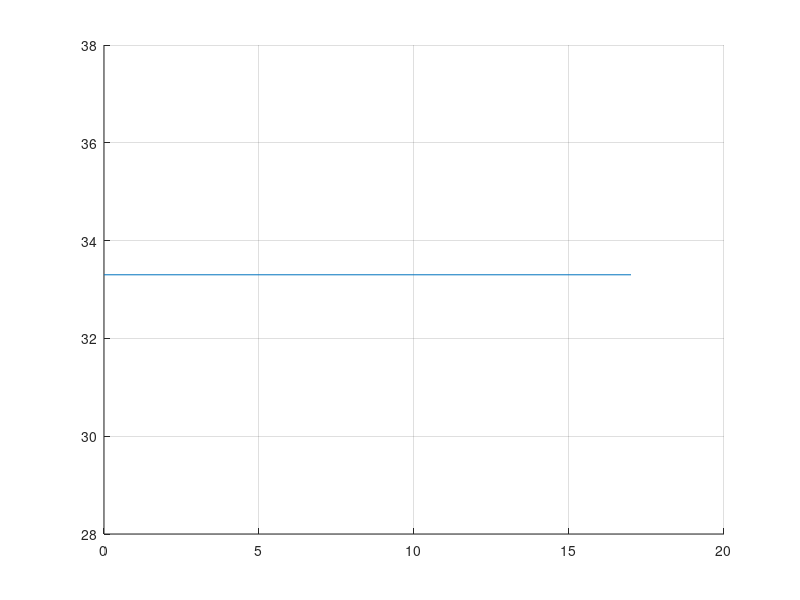

MATLAB code for this plot: (Note: this script raises an error after producing the figure.)
load SimulationResults.csv


%FIGURE 1 : TM1
%MAX load VS NUMBER OF SDN Nodes
%TMC - HDF
figure
hold on
grid on

x = SimulationResults(1:18, 3);
y = zeros(18, 1);
for fil = 1:18
    y(fil,1) = SimulationResults(1, 4);
end

plot(x, y)

num_sdn_hdf=simulationResultsMat(1:18, 4);

interval_hdf = [];
err_hdf = [];
for i=1:length(num_sdn_hdf)
    num_sdn_hdf{i}
    array_rsrp = num_sdn_hdf{i};
    N = length(array_rsrp);
    yMean = mean(array_rsrp);
    interval_hdf = [interval_hdf,yMean];
    ySEM = std(array_rsrp)/sqrt(N);
    CI95 = tinv([0.025 0.975], N-1);
    yCI95 = bsxfun(@times, ySEM, CI95(:));
    err_hdf = [err_hdf,yCI95(2)];
end

errorbar(interval_hdf,err_hdf,'bo-','LineWidth',2,'MarkerSize',12)

hold on

%TMC - HCC
num_sdn_hcc=simulationResultsMat(19:36, 4);

interval_hcc = [];
err_hcc = [];
for i=1:length(num_sdn_hcc)
    array_rsrp = num_sdn_hcc{i};
    N = length(array_rsrp);
    yMean = mean(array_rsrp);
    interval_hcc = [interval_hcc,yMean];
    ySEM = std(array_rsrp)/sqrt(N);
    CI95 = tinv([0.025 0.975], N-1);
    yCI95 = bsxfun(@times, ySEM, CI95(:));
    err_hcc = [err_hcc,yCI95(2)];
end

errorbar(interval_hcc,err_hcc,'-.g*','LineWidth',2,'MarkerSize',12)

hold on

%TMC - HBC
num_sdn_hbc=simulationResultsMat(37:54, 4);

interval_hbc = [];
err_hbc = [];
for i=1:length(num_sdn_hbc)
    array_rsrp = num_sdn_hbc{i};
    N = length(array_rsrp);
    yMean = mean(array_rsrp);
    interval_hbc = [interval_hbc,yMean];
    ySEM = std(array_rsrp)/sqrt(N);
    CI95 = tinv([0.025 0.975], N-1);
    yCI95 = bsxfun(@times, ySEM, CI95(:));
    err_hbc = [err_hbc,yCI95(2)];
end

errorbar(interval_hbc,err_hbc,':rs','LineWidth',2,'MarkerSize',12)

set(gca,'FontSize',20);
legend({'TMC - IP','TMC - HDF','TMC - HCC','TMC - HBC'},'FontSize',16)
view(0,90)
xlim([1 18])
ylim([0 100])
xlabel('Number of SND Nodes')
ylabel('MAX load')


hold off

savefig('figure1_TM1.fig')
saveas(gcf,'figure1_TM1','epsc')

%===========================================================================

%FIGURE 1 : TM2
%MAX load VS NUMBER OF SDN Nodes
%TMC - HDF
figure
hold on
grid on

x = SimulationResults(55:72, 3);
y = zeros(18, 1);
for fil = 1:18
    y(fil,1) = SimulationResults(55, 4);
end

plot(x, y)

num_sdn_hdf=simulationResultsMat(55:72, 4);

interval_hdf = [];
err_hdf = [];
for i=1:length(num_sdn_hdf)
    num_sdn_hdf{i}
    array_rsrp = num_sdn_hdf{i};
    N = length(array_rsrp);
    yMean = mean(array_rsrp);
    interval_hdf = [interval_hdf,yMean];
    ySEM = std(array_rsrp)/sqrt(N);
    CI95 = tinv([0.025 0.975], N-1);
    yCI95 = bsxfun(@times, ySEM, CI95(:));
    err_hdf = [err_hdf,yCI95(2)];
end

errorbar(interval_hdf,err_hdf,'bo-','LineWidth',2,'MarkerSize',12)

hold on

%TMC - HCC
num_sdn_hcc=simulationResultsMat(73:90, 4);

interval_hcc = [];
err_hcc = [];
for i=1:length(num_sdn_hcc)
    array_rsrp = num_sdn_hcc{i};
    N = length(array_rsrp);
    yMean = mean(array_rsrp);
    interval_hcc = [interval_hcc,yMean];
    ySEM = std(array_rsrp)/sqrt(N);
    CI95 = tinv([0.025 0.975], N-1);
    yCI95 = bsxfun(@times, ySEM, CI95(:));
    err_hcc = [err_hcc,yCI95(2)];
end

errorbar(interval_hcc,err_hcc,'-.g*','LineWidth',2,'MarkerSize',12)

hold on

%TMC - HBC
num_sdn_hbc=simulationResultsMat(91:108, 4);

interval_hbc = [];
err_hbc = [];
for i=1:length(num_sdn_hbc)
    array_rsrp = num_sdn_hbc{i};
    N = length(array_rsrp);
    yMean = mean(array_rsrp);
    interval_hbc = [interval_hbc,yMean];
    ySEM = std(array_rsrp)/sqrt(N);
    CI95 = tinv([0.025 0.975], N-1);
    yCI95 = bsxfun(@times, ySEM, CI95(:));
    err_hbc = [err_hbc,yCI95(2)];
end

errorbar(interval_hbc,err_hbc,':rs','LineWidth',2,'MarkerSize',12)

set(gca,'FontSize',20);
legend({'TMC - IP','TMC - HDF','TMC - HCC','TMC - HBC'},'FontSize',16)
view(0,90)
xlim([1 18])
ylim([0 100])
xlabel('Number of SND Nodes')
ylabel('MAX load')


hold off

savefig('figure1_TM2.fig')
saveas(gcf,'figure1_TM2','epsc')

%===========================================================================
%FIGURE 1 : TM3
%MAX load VS NUMBER OF SDN Nodes
%TMC - HDF
figure
hold on
grid on

x = SimulationResults(109:126, 3);
y = zeros(18, 1);
for fil = 1:18
    y(fil,1) = SimulationResults(109, 4);
end

plot(x, y)

num_sdn_hdf=simulationResultsMat(109:126, 4);

interval_hdf = [];
err_hdf = [];
for i=1:length(num_sdn_hdf)
    num_sdn_hdf{i}
    array_rsrp = num_sdn_hdf{i};
    N = length(array_rsrp);
    yMean = mean(array_rsrp);
    interval_hdf = [interval_hdf,yMean];
    ySEM = std(array_rsrp)/sqrt(N);
    CI95 = tinv([0.025 0.975], N-1);
    yCI95 = bsxfun(@times, ySEM, CI95(:));
    err_hdf = [err_hdf,yCI95(2)];
end

errorbar(interval_hdf,err_hdf,'bo-','LineWidth',2,'MarkerSize',12)

hold on

%TMC - HCC
num_sdn_hcc=simulationResultsMat(127:144, 4);

interval_hcc = [];
err_hcc = [];
for i=1:length(num_sdn_hcc)
    array_rsrp = num_sdn_hcc{i};
    N = length(array_rsrp);
    yMean = mean(array_rsrp);
    interval_hcc = [interval_hcc,yMean];
    ySEM = std(array_rsrp)/sqrt(N);
    CI95 = tinv([0.025 0.975], N-1);
    yCI95 = bsxfun(@times, ySEM, CI95(:));
    err_hcc = [err_hcc,yCI95(2)];
end

errorbar(interval_hcc,err_hcc,'-.g*','LineWidth',2,'MarkerSize',12)

hold on

%TMC - HBC
num_sdn_hbc=simulationResultsMat(145:162, 4);

interval_hbc = [];
err_hbc = [];
for i=1:length(num_sdn_hbc)
    array_rsrp = num_sdn_hbc{i};
    N = length(array_rsrp);
    yMean = mean(array_rsrp);
    interval_hbc = [interval_hbc,yMean];
    ySEM = std(array_rsrp)/sqrt(N);
    CI95 = tinv([0.025 0.975], N-1);
    yCI95 = bsxfun(@times, ySEM, CI95(:));
    err_hbc = [err_hbc,yCI95(2)];
end

errorbar(interval_hbc,err_hbc,':rs','LineWidth',2,'MarkerSize',12)

set(gca,'FontSize',20);
legend({'TMC - IP','TMC - HDF','TMC - HCC','TMC - HBC'},'FontSize',16)
view(0,90)
xlim([1 18])
ylim([0 100])
xlabel('Number of SND Nodes')
ylabel('MAX load')


hold off

savefig('figure1_TM3.fig')
saveas(gcf,'figure1_TM3','epsc')

%===========================================================================
%FIGURE 1 : TM4
%MAX load VS NUMBER OF SDN Nodes
%TMC - HDF
figure
hold on
grid on

x = SimulationResults(163:180, 3);
y = zeros(18, 1);
for fil = 1:18
    y(fil,1) = SimulationResults(163, 4);
end

plot(x, y)

num_sdn_hdf=simulationResultsMat(163:180, 4);

interval_hdf = [];
err_hdf = [];
for i=1:length(num_sdn_hdf)
    num_sdn_hdf{i}
    array_rsrp = num_sdn_hdf{i};
    N = length(array_rsrp);
    yMean = mean(array_rsrp);
    interval_hdf = [interval_hdf,yMean];
    ySEM = std(array_rsrp)/sqrt(N);
    CI95 = tinv([0.025 0.975], N-1);
    yCI95 = bsxfun(@times, ySEM, CI95(:));
    err_hdf = [err_hdf,yCI95(2)];
end

errorbar(interval_hdf,err_hdf,'bo-','LineWidth',2,'MarkerSize',12)

hold on

%TMC - HCC
num_sdn_hcc=simulationResultsMat(181:198, 4);

interval_hcc = [];
err_hcc = [];
for i=1:length(num_sdn_hcc)
    array_rsrp = num_sdn_hcc{i};
    N = length(array_rsrp);
    yMean = mean(array_rsrp);
    interval_hcc = [interval_hcc,yMean];
    ySEM = std(array_rsrp)/sqrt(N);
    CI95 = tinv([0.025 0.975], N-1);
    yCI95 = bsxfun(@times, ySEM, CI95(:));
    err_hcc = [err_hcc,yCI95(2)];
end

errorbar(interval_hcc,err_hcc,'-.g*','LineWidth',2,'MarkerSize',12)

hold on

%TMC - HBC
num_sdn_hbc=simulationResultsMat(199:216, 4);

interval_hbc = [];
err_hbc = [];
for i=1:length(num_sdn_hbc)
    array_rsrp = num_sdn_hbc{i};
    N = length(array_rsrp);
    yMean = mean(array_rsrp);
    interval_hbc = [interval_hbc,yMean];
    ySEM = std(array_rsrp)/sqrt(N);
    CI95 = tinv([0.025 0.975], N-1);
    yCI95 = bsxfun(@times, ySEM, CI95(:));
    err_hbc = [err_hbc,yCI95(2)];
end

errorbar(interval_hbc,err_hbc,':rs','LineWidth',2,'MarkerSize',12)

set(gca,'FontSize',20);
legend({'TMC - IP','TMC - HDF','TMC - HCC','TMC - HBC'},'FontSize',16)
view(0,90)
xlim([1 18])
ylim([0 100])
xlabel('Number of SND Nodes')
ylabel('MAX load')


hold off

savefig('figure1_TM4.fig')
saveas(gcf,'figure1_TM4','epsc')

%===========================================================================
%FIGURE 1 : TM5
%MAX load VS NUMBER OF SDN Nodes
%TMC - HDF
figure
hold on
grid on

x = SimulationResults(217:234, 3);
y = zeros(18, 1);
for fil = 1:18
    y(fil,1) = SimulationResults(217, 4);
end

plot(x, y)

num_sdn_hdf=simulationResultsMat(217:234, 4);

interval_hdf = [];
err_hdf = [];
for i=1:length(num_sdn_hdf)
    num_sdn_hdf{i}
    array_rsrp = num_sdn_hdf{i};
    N = length(array_rsrp);
    yMean = mean(array_rsrp);
    interval_hdf = [interval_hdf,yMean];
    ySEM = std(array_rsrp)/sqrt(N);
    CI95 = tinv([0.025 0.975], N-1);
    yCI95 = bsxfun(@times, ySEM, CI95(:));
    err_hdf = [err_hdf,yCI95(2)];
end

errorbar(interval_hdf,err_hdf,'bo-','LineWidth',2,'MarkerSize',12)

hold on

%TMC - HCC
num_sdn_hcc=simulationResultsMat(235:252, 4);

interval_hcc = [];
err_hcc = [];
for i=1:length(num_sdn_hcc)
    array_rsrp = num_sdn_hcc{i};
    N = length(array_rsrp);
    yMean = mean(array_rsrp);
    interval_hcc = [interval_hcc,yMean];
    ySEM = std(array_rsrp)/sqrt(N);
    CI95 = tinv([0.025 0.975], N-1);
    yCI95 = bsxfun(@times, ySEM, CI95(:));
    err_hcc = [err_hcc,yCI95(2)];
end

errorbar(interval_hcc,err_hcc,'-.g*','LineWidth',2,'MarkerSize',12)

hold on

%TMC - HBC
num_sdn_hbc=simulationResultsMat(253:270, 4);

interval_hbc = [];
err_hbc = [];
for i=1:length(num_sdn_hbc)
    array_rsrp = num_sdn_hbc{i};
    N = length(array_rsrp);
    yMean = mean(array_rsrp);
    interval_hbc = [interval_hbc,yMean];
    ySEM = std(array_rsrp)/sqrt(N);
    CI95 = tinv([0.025 0.975], N-1);
    yCI95 = bsxfun(@times, ySEM, CI95(:));
    err_hbc = [err_hbc,yCI95(2)];
end

errorbar(interval_hbc,err_hbc,':rs','LineWidth',2,'MarkerSize',12)

set(gca,'FontSize',20);
legend({'TMC - IP','TMC - HDF','TMC - HCC','TMC - HBC'},'FontSize',16)
view(0,90)
xlim([1 18])
ylim([0 100])
xlabel('Number of SND Nodes')
ylabel('MAX load')


hold off

savefig('figure1_TM5.fig')
saveas(gcf,'figure1_TM5','epsc')

